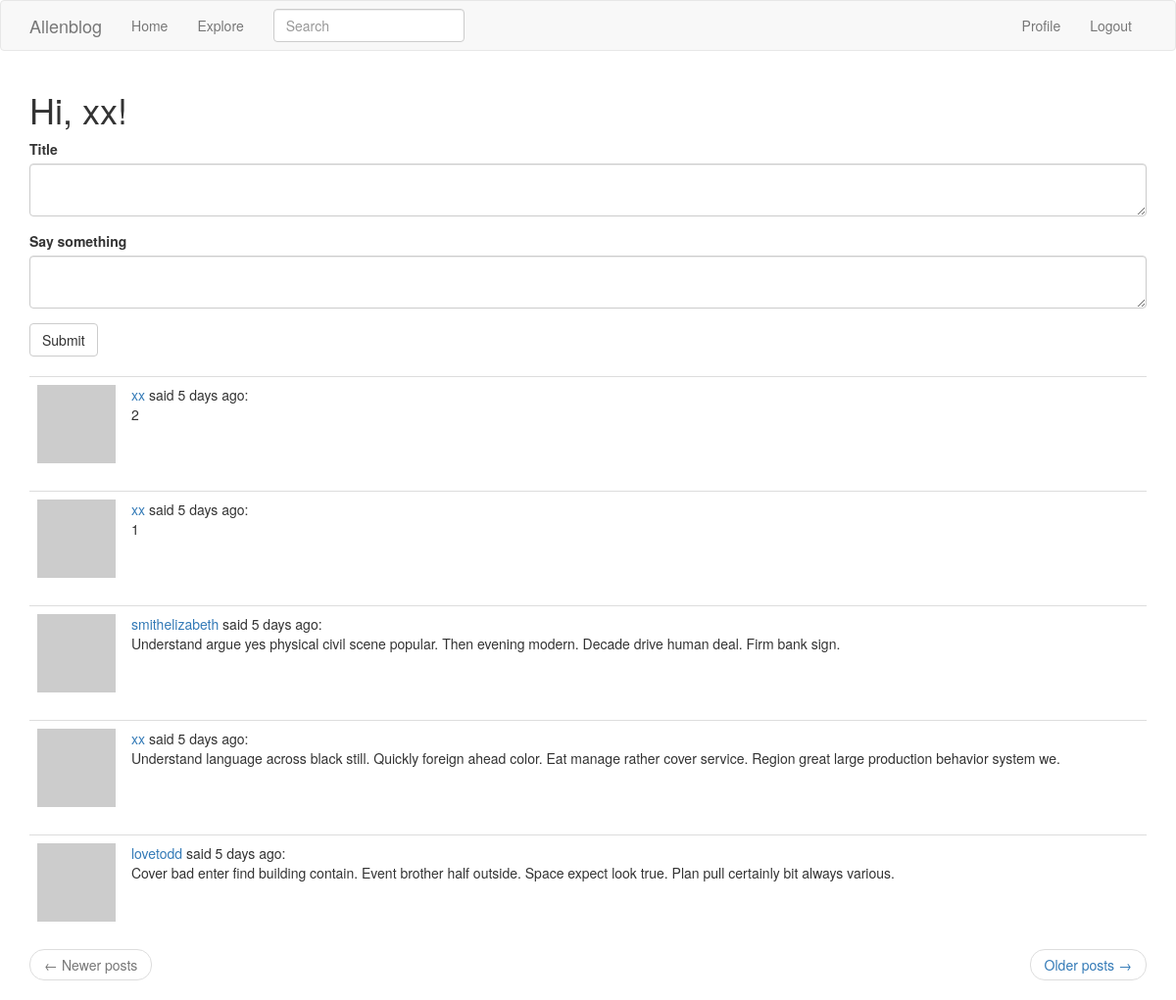
Screenshot of /index/ (signed in) with the database file from the repository.
### app/models.py (models this page shows, shortened)
class User(db.Model, UserMixin):
    __tablename__ = 'user'
    id = db.Column(db.Integer, primary_key=True)
    username = db.Column(db.String(64), index=True, unique=True)
    email = db.Column(db.String(120), index=True, unique=True)
    password_hash = db.Column(db.String(128))
    posts = db.relationship('Post', backref='author', lazy='dynamic')
    about_me = db.Column(db.String(140))
    last_seen = db.Column(db.DateTime, default=datetime.utcnow)
    followed = db.relationship(
        'User', secondary=followers,
        primaryjoin=(followers.c.follower_id == id),
        secondaryjoin=(followers.c.followed_id == id),
        backref=db.backref('followers', lazy='dynamic'),
        lazy='dynamic'
    )
    def avatar(self, size):
        digest = md5(self.email.lower().encode('utf-8')).hexdigest()
        return 'https://www.gravatar.com/avatar/{}?d=identicon&s={}'.format(digest, size)
    def followed_posts(self):
        followed = Post.query.join(
            followers, (followers.c.followed_id == Post.user_id)
        ).filter(followers.c.follower_id == self.id)
        own = Post.query.filter_by(user_id=self.id)
        return followed.union(own).order_by(Post.timestamp.desc())

class SearchableMixin(object):
    @classmethod
    def before_commit(cls, session):
        session._changes = {
            'add': list(session.new),
            'update': list(session.dirty),
            'delete': list(session.deleted)
        }
    @classmethod
    def after_commit(cls, session):
        for obj in session._changes['add']:
            if isinstance(obj, SearchableMixin):
                add_to_index(obj.__tablename__, obj)
        for obj in session._changes['update']:
            if isinstance(obj, SearchableMixin):
                add_to_index(obj.__tablename__, obj)
        for obj in session._changes['delete']:
            if isinstance(obj, SearchableMixin):
                remove_from_index(obj.__tablename__, obj)
        session._changes = None

class Post(SearchableMixin ,db.Model):
    __tablename__ = 'post'
    __searchable__ = ['body']
    id = db.Column(db.Integer, primary_key=True)
    title = db.Column(db.String(32), index=True)
    body = db.Column(db.String(140))
    timestamp = db.Column(db.DateTime, index=True, default=datetime.utcnow)
    user_id = db.Column(db.Integer, db.ForeignKey('user.id'))

### app/main/views.py (the view)
@main.route('/', methods=['GET', 'POST'])
@main.route('/index/', methods=['GET', 'POST'])
@login_required
def index():
    form = PostForm()
    if form.validate_on_submit():
        post = Post(title=form.title.data, body=form.body.data, author=current_user)
        db.session.add(post)
        db.session.commit()
        flash('You added a new post!')
        return redirect(url_for('main.index'))
    page = request.args.get('page', 1, type=int)
    posts = current_user.followed_posts().paginate(page, current_app.config['POSTS_PER_PAGE'], False)
    next_url = url_for('main.index', page=posts.next_num) if posts.has_next else None
    prev_url = url_for('main.index', page=posts.prev_num) if posts.has_prev else None
    return render_template('index.html', title='Home page', form=form, posts=posts.items, next_url=next_url, prev_url=prev_url)

### app/main/forms.py
class SearchForm(FlaskForm):
    q = StringField('Search', validators=[DataRequired()])
    def __init__(self, *args, **kwargs):
        if 'formdata' not in kwargs:
            kwargs['formdata'] = request.args
        if 'csrf_enabled' not in kwargs:
            kwargs['csrf_enabled'] = False
        super(SearchForm, self).__init__(*args, **kwargs)

class PostForm(FlaskForm):
    title = TextAreaField('Title ', validators=[DataRequired(), Length(min=1, max=32)])
    body = TextAreaField('Say something ', validators=[DataRequired(), Length(min=1, max=140)])
    submit = SubmitField('Submit')

### app/main/views.py (called while the page is built)
@main.before_request
def before_request():
    if current_user.is_authenticated:
        current_user.last_seen = datetime.utcnow()
        db.session.commit()
        g.search_form = SearchForm()

### app/models.py (called while the page is built)
@login_manager.user_loader
def load_user(id):
    return User.query.get(int(id))

### app/templates/index.html
{% extends "base.html" %}
{% import 'bootstrap/wtf.html' as wtf %}
{% block app_content %}
    <h1>Hi, {{ current_user.username }}!</h1>
    {% if form %}
    {{ wtf.quick_form(form) }}
    <br>
    {% endif %}
    {% for post in posts %}
        {% include '_post.html' %}
    {% endfor %}
    <nav aria-label="...">
        <ul class="pager">
            <li class="previous{% if not prev_url %} disabled{% endif %}">
                <a href="{{ prev_url or '#' }}">
                    <span aria-hidden="true">&larr;</span> Newer posts
                </a>
            </li>
            <li class="next{% if not next_url %} disabled{% endif %}">
                <a href="{{ next_url or '#' }}">
                    Older posts <span aria-hidden="true">&rarr;</span>
                </a>
            </li>
        </ul>
    </nav>
{% endblock %}

### app/templates/_post.html
    <table class="table table-hover">
        <tr>
            <td width="70px">
                <a href="{{ url_for('main.user_profile', username=post.author.username) }}">
                    <img src="{{ post.author.avatar(70) }}" />
                </a>
            </td>
            <td>
                <a href="{{ url_for('main.user_profile', username=post.author.username) }}">
                    {{ post.author.username }}
                </a>
                said {{ moment(post.timestamp).fromNow() }}:
                <br>
                {{ post.body }}
            </td>
        </tr>
    </table>

### rows the page displays
User: username "xx"
Post: author.username "xx", timestamp "5 days ago", body "2"
Post: author.username "xx", timestamp "5 days ago", body "1"
Post: author.username "smithelizabeth", timestamp "5 days ago", body "Understand argue yes physical civil scene popular. Then evening modern. Decade drive human deal. Firm bank sign."
Post: author.username "xx", timestamp "5 days ago", body "Understand language across black still. Quickly foreign ahead color. Eat manage rather cover service. Region great large production behavior system we."
Post: author.username "lovetodd", timestamp "5 days ago", body "Cover bad enter find building contain. Event brother half outside. Space expect look true. Plan pull certainly bit always various."
